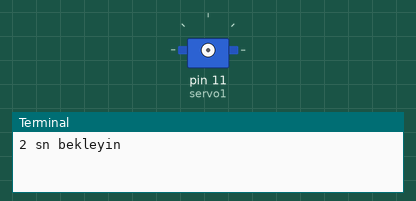
Simulated run of this program. Board: Raspberry Pi (header pin numbers). Shown: servo, the last lines printed to the terminal. Servo angles are drawn from the pulse width (0.5 ms = 0°, 2.5 ms = 180°). At 17.5 s the program stops and its outputs stay as they are.

Above: at 0.1 s.
At 6.1 s:
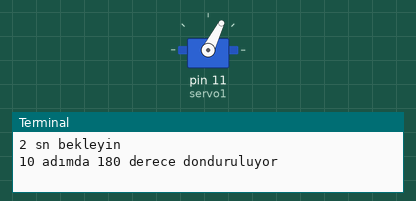
At 12.1 s:
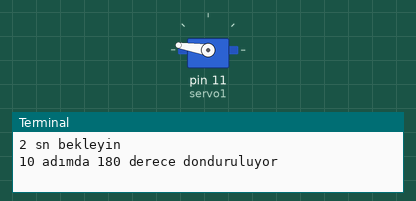
At 15.1 s:
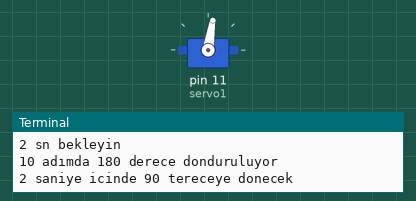
Timing chart, 0 to 18.5 s (numbered marks = the images above):
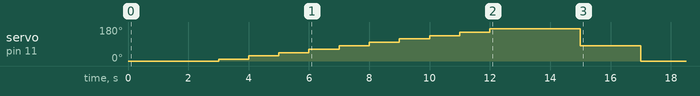

Measured:
- by itself, servo on pin 11 (servo1): rises from 0° to 171° in 9.0 s, then falls to 0° in 5.0 s

The program:

servo1.py
```python
import RPi.GPIO as GPIO
import time

#GPIO'yu numerik moda gecirdik
GPIO.setmode(GPIO.BOARD)

#11. pini output ayarladık
GPIO.setup(11,GPIO.OUT)
servo1 = GPIO.PWM(11,50) #pini ve frekansı belirliyoruz

#PWM başlatılıyor fakat pulse kapalı duruyor
servo1.start(0)
print ("2 sn bekleyin")
time.sleep(2)


print ("10 adımda 180 derece donduruluyor")

#duty degerini belirledik
duty = 2

# duty degerini 2 den 12 ye getiren dongu (0 dan 180 dereceye)
while duty <= 12:
    servo1.ChangeDutyCycle(duty)
    time.sleep(1)
    duty = duty + 1


time.sleep(2)

# tekrar 90 dereceye donduruyurouz
print ("2 saniye icinde 90 tereceye donecek")
servo1.ChangeDutyCycle(7)
time.sleep(2)

#0 dereceye tekrar donduruyoruz
print ("0 derceye tekrar donuluyor")
servo1.ChangeDutyCycle(2)
time.sleep(0.5)
servo1.ChangeDutyCycle(0)

#tekrar kullanım icin GPIO'yu temizliyoruz ve servo PWM'ini durduruyoruz
servo1.stop()
GPIO.cleanup()
print ("occakal")
```
